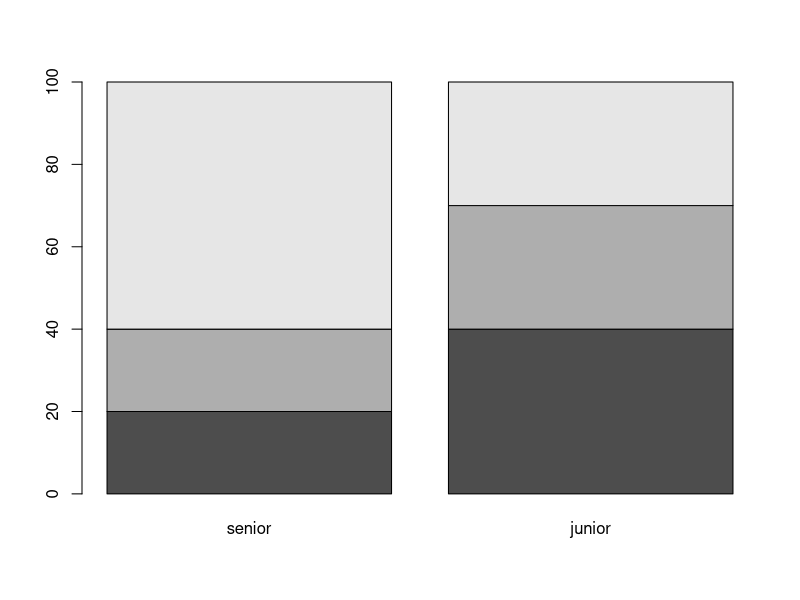
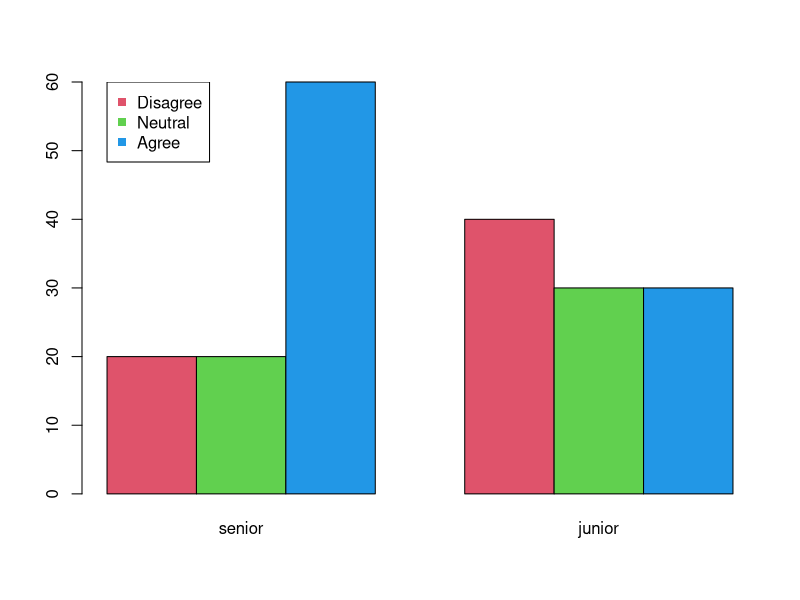

Write R code to recreate these figures, in order. (Note: this script raises an error after producing the figures.)
senior = c(20,20,60)
names(senior) = c("Disagree","Neutral","Agree")
#행 이름을 부여하고 senior이라는 테이블을 만듦
junior = c(40,30,30)
names(junior)=c("Disagree","Neutral","Agree")
#행 이름을 부여하고 junior이라는 테이블을 만듦


opinion = cbind(senior,junior) #2개의 테이블을 합침(열 방향)

barplot(opinion)
barplot(opinion,beside=T, col = c(2,3,4))
#beside = T -> 각각 막대그래프로 그릴 수 있음
#beside = F 라면 한개의 막대그래프의 공간을 나눔

legend(1, 60,rownames(opinion),pch=15,col = c(2,3,4))
#왼쪽 위 표시
#1,60 위치에 opinion 행 이름으로 모양을 15번으로(번호마다 다름)
#col를 해주지 않으면 색을 검정색으로 표현해줌
#opinion의 행이름 순으로 색을 부여했기 때문에 색번호의 순서가 달라지면 행 이름과 매치가 안됨

pie(blood_table) #원형모양의 그래프